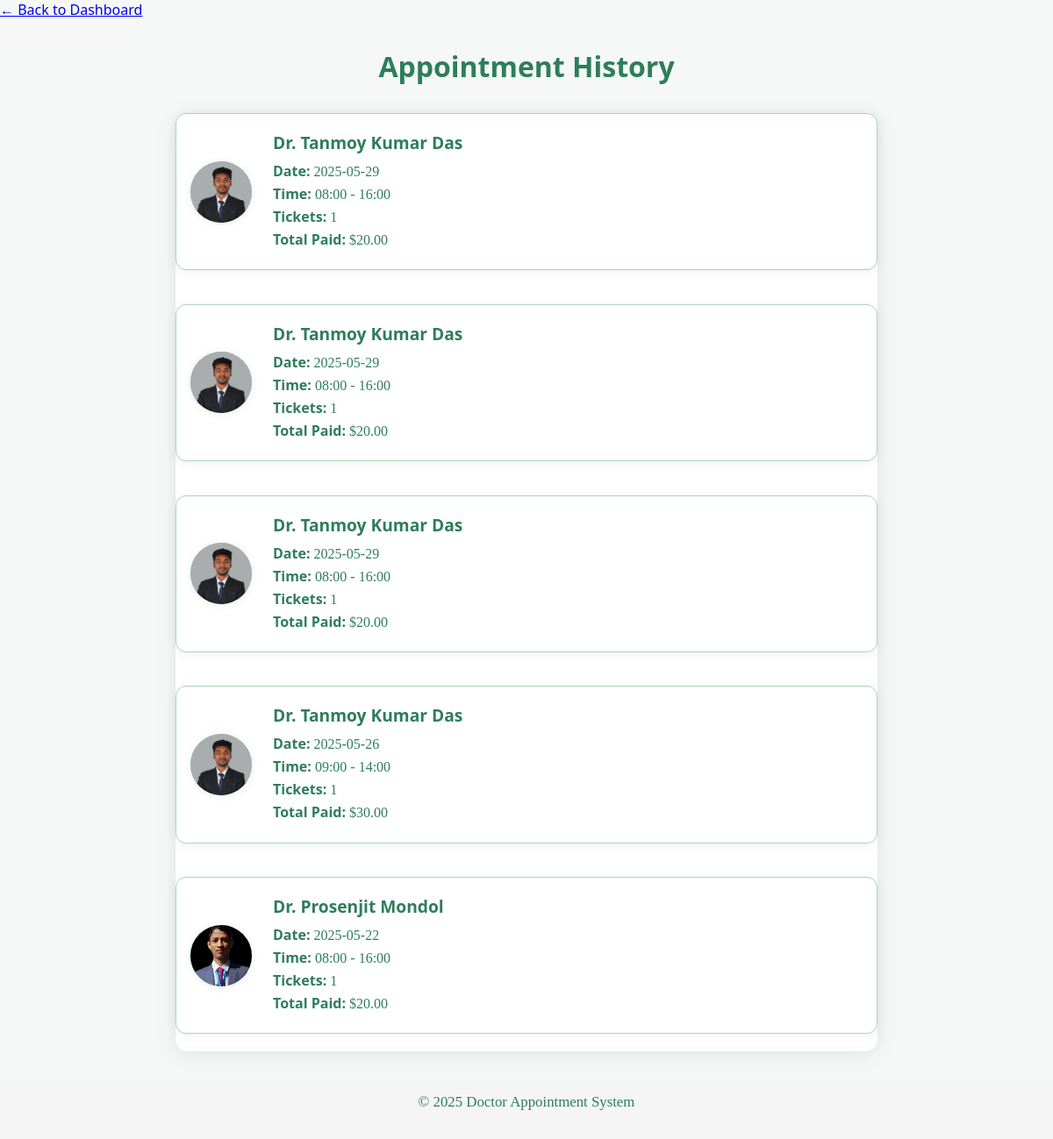
Page /patient/history.php (signed in) on the committed database.
### tables this page shows
CREATE TABLE `appointments` (
  `id` int(11) NOT NULL,
  `patient_id` int(11) NOT NULL,
  `session_id` int(11) NOT NULL,
  `quantity` int(11) NOT NULL DEFAULT 1,
  `total_price` decimal(10,2) NOT NULL DEFAULT 0.00,
  `ticket_count` int(11) NOT NULL DEFAULT 1,
  `amount_paid` decimal(10,2) NOT NULL,
  `created_at` timestamp NOT NULL DEFAULT current_timestamp()
);

CREATE TABLE `doctors` (
  `id` int(11) NOT NULL,
  `name` varchar(150) NOT NULL,
  `region_id` int(11) NOT NULL,
  `hospital_id` int(11) NOT NULL,
  `email` varchar(255) NOT NULL,
  `password` varchar(255) NOT NULL,
  `profile_pic` varchar(255) DEFAULT NULL,
  `qualification` varchar(255) DEFAULT NULL,
  `age` int(11) DEFAULT NULL,
  `experience` int(11) DEFAULT NULL,
  `department_id` int(11) DEFAULT NULL,
  `created_at` timestamp NOT NULL DEFAULT current_timestamp()
);

### patient/history.php (the view, shortened to what this page needs)
<?php
require_once __DIR__ . '/../config.php';
$patient_id = $_SESSION['user_id'];
$stmt = $db->prepare(
    "SELECT
         a.id,
         d.name        AS doctor_name,
         d.profile_pic,
         DATE_FORMAT(s.start_time, '%Y-%m-%d') AS appt_date,
         DATE_FORMAT(s.start_time, '%H:%i') AS start_time,
         DATE_FORMAT(s.end_time,   '%H:%i') AS end_time,
         a.quantity,
         a.total_price
     FROM appointments a
     JOIN sessions s ON a.session_id = s.id
     JOIN doctors d  ON s.doctor_id   = d.id
     WHERE a.patient_id = ?
     ORDER BY s.start_time DESC"
);
$stmt->bind_param('i', $patient_id);
$stmt->execute();
$stmt->bind_result(
    $appt_id,
    $doctor_name,
    $doctor_pic,
    $appt_date,
    $start_time,
    $end_time,
    $quantity,
    $total_price
);
$appointments = [];
while ($stmt->fetch()) {
    $pure = preg_replace('/^Dr\.?\s*/i','', $doctor_name);
    $initial = strtoupper(substr($pure, 0, 1));
    $appointments[] = [
        'id'           => $appt_id,
        'doctor_name'  => $doctor_name,
        'profile_pic'  => $doctor_pic,
        'initial'      => $initial,
        'date'         => $appt_date,
        'start_time'   => $start_time,
        'end_time'     => $end_time,
        'quantity'     => $quantity,
        'total_price'  => $total_price
    ];
}
?>
<!DOCTYPE html>
<html lang="en">
<head>
  <?php include '../templates/header.php'; ?>
  <link rel="stylesheet" href="../assets/css/base.css">
  <link rel="stylesheet" href="../assets/css/sessions.css">
</head>
<body>
  <div class="nav-back">
    <a href="patient_dashboard.php">← Back to Dashboard</a>
  </div>
  <h1 class="history-title">Appointment History</h1>
  <div class="appointments">
    <?php if (empty($appointments)): ?>
      <p style="text-align:center;">You have no past appointments.</p>
    <?php else: ?>
      <?php foreach ($appointments as $a): ?>
        <div class="appt-card">
          <?php if ($a['profile_pic']): ?>
            <img src="../<?= htmlspecialchars($a['profile_pic']) ?>" alt="Dr. <?= htmlspecialchars($a['doctor_name']) ?>">
          <?php else: ?>
            <div class="placeholder-pic"><?= $a['initial'] ?></div>
          <?php endif; ?>
          <div class="appt-info">
            <h3>Dr. <?= htmlspecialchars($a['doctor_name']) ?></h3>
            <p><strong>Date:</strong> <?= htmlspecialchars($a['date']) ?></p>
            <p><strong>Time:</strong> <?= htmlspecialchars($a['start_time']) ?> - <?= htmlspecialchars($a['end_time']) ?></p>
            <p><strong>Tickets:</strong> <?= htmlspecialchars($a['quantity']) ?></p>
            <p><strong>Total Paid:</strong> $<?= number_format($a['total_price'],2) ?></p>
          </div>
        </div>
      <?php endforeach; ?>
    <?php endif; ?>
  </div>
  <?php include '../templates/footer.php'; ?>
</body>
</html>

### templates/header.php (shortened to what this page needs)
<link rel="stylesheet" href="assets/css/styles.css">

### templates/footer.php
<footer style="text-align:center; padding:1rem; background:#f5f5f5; margin-top:2rem;">
  <p>&copy; <?= date('Y') ?> Doctor Appointment System</p>
</footer>

### assets/css/base.css (style rules this page uses)
* { margin: 0; padding: 0; font-family: 'Segoe UI', Arial, sans-serif; }
body { background: #f5f8f6; color: #2E7D5C; }
h1 { font-size: 2.5rem; font-weight: 700; }
p { font-family: Georgia, 'Times New Roman', Times, serif; margin-bottom: 1rem; color: #2E7D5C; font-size: 1.05rem; }

### assets/css/sessions.css (style rules this page uses)
.sessions-container, .book-form, .confirm-form, .appointments { background: #fff; border-radius: 14px; box-shadow: 0 4px 24px rgba(44, 62, 80, 0.10); }
.book-appointment-title, .confirm-title, .history-title { text-align: center; color: #2E7D5C; font-size: 2rem; margin: 2rem 0 1.5rem 0; font-weight: 700; }
.sessions, .appointments { max-width: 800px; margin: 2rem auto; display: flex; flex-direction: column; gap: 1.2rem; }
.session-card, .appt-card { border: 1.5px solid #A8D5BA; border-radius: 12px; padding: 1.2rem 1rem; display: flex; align-items: center; gap: 1.5rem; background: #fff; box-shadow: 0 2px 12px rgba(44, 62, 80, 0.07); margin-bottom: 1.2rem; }
.session-card img, .session-card .placeholder-pic, .appt-card img, .appt-card .placeholder-pic { width: 70px; height: 70px; border-radius: 50%; object-fit: cover; display: flex; align-items: center; justify-content: center; background: #A8D5BA; font-size: 2rem; color: #fff; font-weight: bold; box-shadow: 0 1px 8px rgba(44, 62, 80, 0.10); }
.session-info, .appt-info { flex: 1; }
.session-info h3, .appt-info h3 { margin: 0 0 0.5rem 0; color: #2E7D5C; font-size: 1.2rem; font-weight: 600; }
.session-info p, .appt-info p { margin: 0.25rem 0; color: #2E7D5C; font-size: 1rem; }

### rows in the picture
appointments: doctors.profile_pic (picture), doctors.name "Tanmoy Kumar Das", date "2025-05-29", start_time "08:00", end_time "16:00", quantity "1", total_price "20.00"
appointments: doctors.profile_pic (picture), doctors.name "Tanmoy Kumar Das", date "2025-05-29", start_time "08:00", end_time "16:00", quantity "1", total_price "20.00"
appointments: doctors.profile_pic (picture), doctors.name "Tanmoy Kumar Das", date "2025-05-29", start_time "08:00", end_time "16:00", quantity "1", total_price "20.00"
appointments: doctors.profile_pic (picture), doctors.name "Tanmoy Kumar Das", date "2025-05-26", start_time "09:00", end_time "14:00", quantity "1", total_price "30.00"
appointments: doctors.profile_pic (picture), doctors.name "Prosenjit Mondol", date "2025-05-22", start_time "08:00", end_time "16:00", quantity "1", total_price "20.00"
